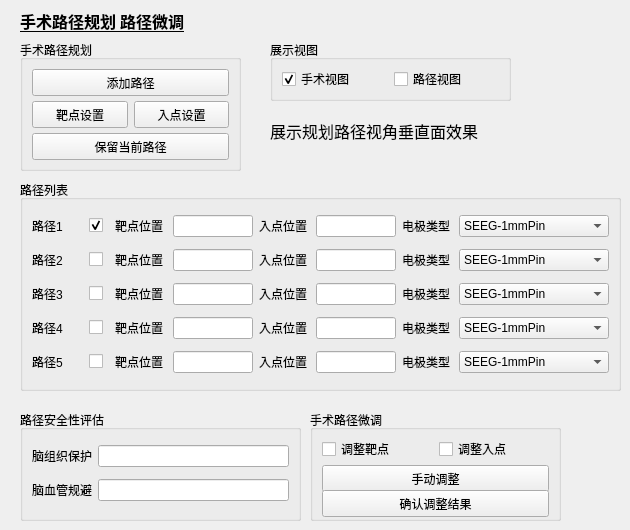
     <widget class="QWidget" name="tab_3">
      <attribute name="title">
       <string>手术规划</string>
      </attribute>
      <widget class="QGroupBox" name="groupBox_19">
       <property name="geometry">
        <rect>
         <x>20</x>
         <y>40</y>
         <width>221</width>
         <height>131</height>
        </rect>
       </property>
       <property name="title">
        <string>手术路径规划</string>
       </property>
       <layout class="QGridLayout" name="gridLayout_8">
        <item row="1" column="2">
         <widget class="QPushButton" name="pushButton_setCurrentEntry">
          <property name="minimumSize">
           <size>
            <width>0</width>
            <height>27</height>
           </size>
          </property>
          <property name="text">
           <string>入点设置</string>
          </property>
         </widget>
        </item>
        <item row="1" column="1">
         <widget class="QPushButton" name="pushButton_setCurrentTarget">
          <property name="minimumSize">
           <size>
            <width>0</width>
            <height>27</height>
           </size>
          </property>
          <property name="text">
           <string>靶点设置</string>
          </property>
         </widget>
        </item>
        <item row="2" column="1" colspan="2">
         <widget class="QPushButton" name="pushButton_saveCurrentPath">
          <property name="minimumSize">
           <size>
            <width>0</width>
            <height>27</height>
           </size>
          </property>
          <property name="text">
           <string>保留当前路径</string>
          </property>
         </widget>
        </item>
        <item row="0" column="1" colspan="2">
         <widget class="QPushButton" name="pushButton_insertPath">
          <property name="minimumSize">
           <size>
            <width>0</width>
            <height>27</height>
           </size>
          </property>
          <property name="text">
           <string>添加路径</string>
          </property>
         </widget>
        </item>
       </layout>
      </widget>
      <widget class="QGroupBox" name="groupBox_21">
       <property name="geometry">
        <rect>
         <x>20</x>
         <y>180</y>
         <width>601</width>
         <height>211</height>
        </rect>
       </property>
       <property name="title">
        <string>路径列表</string>
       </property>
       <layout class="QGridLayout" name="gridLayout_9">
        <item row="0" column="7">
         <widget class="QComboBox" name="comboBox_path01Device">
          <property name="minimumSize">
           <size>
            <width>150</width>
            <height>0</height>
           </size>
          </property>
          <item>
           <property name="text">
            <string>SEEG-1mmPin</string>
           </property>
          </item>
          <item>
           <property name="text">
            <string>SEEG-1.5mmPin</string>
           </property>
          </item>
          <item>
           <property name="text">
            <string>SEEG-0.8mmPin</string>
           </property>
          </item>
          <item>
           <property name="text">
            <string>SEEG-0.6mmPin</string>
           </property>
          </item>
         </widget>
        </item>
        <item row="4" column="3">
         <widget class="QLineEdit" name="lineEdit_path05TargetPos">
          <property name="maximumSize">
           <size>
            <width>80</width>
            <height>100</height>
           </size>
          </property>
         </widget>
        </item>
        <item row="3" column="0">
         <widget class="QLabel" name="label_23">
          <property name="text">
           <string>路径4</string>
          </property>
         </widget>
        </item>
        <item row="3" column="2">
         <widget class="QLabel" name="label_28">
          <property name="text">
           <string>靶点位置</string>
          </property>
         </widget>
        </item>
        <item row="1" column="6">
         <widget class="QLabel" name="label_36">
          <property name="text">
           <string>电极类型</string>
          </property>
         </widget>
        </item>
        <item row="3" column="7">
         <widget class="QComboBox" name="comboBox_path04Device">
          <property name="minimumSize">
           <size>
            <width>150</width>
            <height>0</height>
           </size>
          </property>
          <item>
           <property name="text">
            <string>SEEG-1mmPin</string>
           </property>
          </item>
          <item>
           <property name="text">
            <string>SEEG-1.5mmPin</string>
           </property>
          </item>
          <item>
           <property name="text">
            <string>SEEG-0.8mmPin</string>
           </property>
          </item>
          <item>
           <property name="text">
            <string>SEEG-0.6mmPin</string>
           </property>
          </item>
         </widget>
        </item>
        <item row="0" column="2">
         <widget class="QLabel" name="label_25">
          <property name="text">
           <string>靶点位置</string>
          </property>
         </widget>
        </item>
        <item row="1" column="0">
         <widget class="QLabel" name="label_21">
          <property name="text">
           <string>路径2</string>
          </property>
         </widget>
        </item>
        <item row="4" column="2">
         <widget class="QLabel" name="label_29">
          <property name="text">
           <string>靶点位置</string>
          </property>
         </widget>
        </item>
        <item row="3" column="6">
         <widget class="QLabel" name="label_38">
          <property name="text">
           <string>电极类型</string>
          </property>
         </widget>
        </item>
        <item row="1" column="7">
         <widget class="QComboBox" name="comboBox_path02Device">
          <property name="minimumSize">
           <size>
            <width>150</width>
            <height>0</height>
           </size>
          </property>
          <item>
           <property name="text">
            <string>SEEG-1mmPin</string>
           </property>
          </item>
          <item>
           <property name="text">
            <string>SEEG-1.5mmPin</string>
           </property>
          </item>
          <item>
           <property name="text">
            <string>SEEG-0.8mmPin</string>
           </property>
          </item>
          <item>
           <property name="text">
            <string>SEEG-0.6mmPin</string>
           </property>
          </item>
         </widget>
        </item>
        <item row="2" column="3">
         <widget class="QLineEdit" name="lineEdit_path03TargetPos">
          <property name="maximumSize">
           <size>
            <width>80</width>
            <height>100</height>
           </size>
          </property>
         </widget>
        </item>
        <item row="2" column="6">
         <widget class="QLabel" name="label_37">
          <property name="text">
           <string>电极类型</string>
          </property>
         </widget>
        </item>
        <item row="0" column="3">
         <widget class="QLineEdit" name="lineEdit_path01TargetPos">
          <property name="maximumSize">
           <size>
            <width>80</width>
            <height>100</height>
           </size>
          </property>
         </widget>
        </item>
        <item row="2" column="4">
         <widget class="QLabel" name="label_32">
          <property name="text">
           <string>入点位置</string>
          </property>
         </widget>
        </item>
        <item row="2" column="0">
         <widget class="QLabel" name="label_22">
          <property name="text">
           <string>路径3</string>
          </property>
         </widget>
        </item>
        <item row="0" column="5">
         <widget class="QLineEdit" name="lineEdit_path01EntryPos">
          <property name="maximumSize">
           <size>
            <width>80</width>
            <height>100</height>
           </size>
          </property>
         </widget>
        </item>
        <item row="2" column="2">
         <widget class="QLabel" name="label_27">
          <property name="text">
           <string>靶点位置</string>
          </property>
         </widget>
        </item>
        <item row="1" column="3">
         <widget class="QLineEdit" name="lineEdit_path02TargetPos">
          <property name="maximumSize">
           <size>
            <width>80</width>
            <height>100</height>
           </size>
          </property>
         </widget>
        </item>
        <item row="4" column="4">
         <widget class="QLabel" name="label_34">
          <property name="text">
           <string>入点位置</string>
          </property>
         </widget>
        </item>
        <item row="1" column="2">
         <widget class="QLabel" name="label_26">
          <property name="text">
           <string>靶点位置</string>
          </property>
         </widget>
        </item>
        <item row="3" column="4">
         <widget class="QLabel" name="label_33">
          <property name="text">
           <string>入点位置</string>
          </property>
         </widget>
        </item>
        <item row="4" column="0">
         <widget class="QLabel" name="label_24">
          <property name="text">
           <string>路径5</string>
          </property>
         </widget>
        </item>
        <item row="4" column="7">
         <widget class="QComboBox" name="comboBox_path05Device">
          <property name="minimumSize">
           <size>
            <width>150</width>
            <height>0</height>
           </size>
          </property>
          <item>
           <property name="text">
            <string>SEEG-1mmPin</string>
           </property>
          </item>
          <item>
           <property name="text">
            <string>SEEG-1.5mmPin</string>
           </property>
          </item>
          <item>
           <property name="text">
            <string>SEEG-0.8mmPin</string>
           </property>
          </item>
          <item>
           <property name="text">
            <string>SEEG-0.6mmPin</string>
           </property>
          </item>
         </widget>
        </item>
        <item row="1" column="4">
         <widget class="QLabel" name="label_31">
          <property name="text">
           <string>入点位置</string>
          </property>
         </widget>
        </item>
        <item row="3" column="5">
         <widget class="QLineEdit" name="lineEdit_path04EntryPos">
          <property name="maximumSize">
           <size>
            <width>80</width>
            <height>100</height>
           </size>
          </property>
         </widget>
        </item>
        <item row="4" column="6">
         <widget class="QLabel" name="label_39">
          <property name="text">
           <string>电极类型</string>
          </property>
         </widget>
        </item>
        <item row="0" column="4">
         <widget class="QLabel" name="label_30">
          <property name="text">
           <string>入点位置</string>
          </property>
         </widget>
        </item>
        <item row="1" column="5">
         <widget class="QLineEdit" name="lineEdit_path02EntryPos">
          <property name="maximumSize">
           <size>
            <width>80</width>
            <height>100</height>
           </size>
          </property>
         </widget>
        </item>
        <item row="3" column="3">
         <widget class="QLineEdit" name="lineEdit_path04TargetPos">
          <property name="maximumSize">
           <size>
            <width>80</width>
            <height>100</height>
           </size>
          </property>
         </widget>
        </item>
        <item row="2" column="7">
         <widget class="QComboBox" name="comboBox_path03Device">
          <property name="minimumSize">
           <size>
            <width>150</width>
            <height>0</height>
           </size>
          </property>
          <item>
           <property name="text">
            <string>SEEG-1mmPin</string>
           </property>
          </item>
          <item>
           <property name="text">
            <string>SEEG-1.5mmPin</string>
           </property>
          </item>
          <item>
           <property name="text">
            <string>SEEG-0.8mmPin</string>
           </property>
          </item>
          <item>
           <property name="text">
            <string>SEEG-0.6mmPin</string>
           </property>
          </item>
         </widget>
        </item>
        <item row="2" column="5">
         <widget class="QLineEdit" name="lineEdit_path03EntryPos">
          <property name="maximumSize">
           <size>
            <width>80</width>
            <height>100</height>
           </size>
          </property>
         </widget>
        </item>
        <item row="0" column="0">
         <widget class="QLabel" name="label_20">
          <property name="text">
           <string>路径1</string>
          </property>
         </widget>
        </item>
        <item row="4" column="5">
         <widget class="QLineEdit" name="lineEdit_path05EntryPos">
          <property name="maximumSize">
           <size>
            <width>80</width>
            <height>100</height>
           </size>
          </property>
         </widget>
        </item>
        <item row="0" column="6">
         <widget class="QLabel" name="label_35">
          <property name="text">
           <string>电极类型</string>
          </property>
         </widget>
        </item>
        <item row="0" column="1">
         <widget class="QCheckBox" name="checkBox_17">
          <property name="maximumSize">
           <size>
            <width>20</width>
            <height>16777215</height>
           </size>
          </property>
          <property name="text">
           <string/>
          </property>
          <property name="checked">
           <bool>true</bool>
          </property>
          <property name="autoExclusive">
           <bool>true</bool>
          </property>
         </widget>
        </item>
        <item row="1" column="1">
         <widget class="QCheckBox" name="checkBox_18">
          <property name="maximumSize">
           <size>
            <width>20</width>
            <height>16777215</height>
           </size>
          </property>
          <property name="text">
           <string/>
          </property>
          <property name="autoExclusive">
           <bool>true</bool>
          </property>
         </widget>
        </item>
        <item row="2" column="1">
         <widget class="QCheckBox" name="checkBox_19">
          <property name="maximumSize">
           <size>
            <width>20</width>
            <height>16777215</height>
           </size>
          </property>
          <property name="text">
           <string/>
          </property>
          <property name="autoExclusive">
           <bool>true</bool>
          </property>
         </widget>
        </item>
        <item row="3" column="1">
         <widget class="QCheckBox" name="checkBox_20">
          <property name="maximumSize">
           <size>
            <width>20</width>
            <height>16777215</height>
           </size>
          </property>
          <property name="text">
           <string/>
          </property>
          <property name="autoExclusive">
           <bool>true</bool>
          </property>
         </widget>
        </item>
        <item row="4" column="1">
         <widget class="QCheckBox" name="checkBox_21">
          <property name="maximumSize">
           <size>
            <width>20</width>
            <height>16777215</height>
           </size>
          </property>
          <property name="text">
           <string/>
          </property>
          <property name="autoExclusive">
           <bool>true</bool>
          </property>
         </widget>
        </item>
       </layout>
      </widget>
      <widget class="QGroupBox" name="groupBox_22">
       <property name="geometry">
        <rect>
         <x>270</x>
         <y>40</y>
         <width>241</width>
         <height>61</height>
        </rect>
       </property>
       <property name="title">
        <string>展示视图</string>
       </property>
       <layout class="QHBoxLayout" name="horizontalLayout_2">
        <item>
         <widget class="QCheckBox" name="checkBox_15">
          <property name="text">
           <string>手术视图</string>
          </property>
          <property name="checked">
           <bool>true</bool>
          </property>
          <property name="autoExclusive">
           <bool>true</bool>
          </property>
         </widget>
        </item>
        <item>
         <widget class="QCheckBox" name="checkBox_16">
          <property name="text">
           <string>路径视图</string>
          </property>
          <property name="autoExclusive">
           <bool>true</bool>
          </property>
         </widget>
        </item>
       </layout>
      </widget>
      <widget class="QLabel" name="label_40">
       <property name="geometry">
        <rect>
         <x>270</x>
         <y>120</y>
         <width>321</width>
         <height>21</height>
        </rect>
       </property>
       <property name="font">
        <font>
         <family>宋体</family>
         <pointsize>12</pointsize>
        </font>
       </property>
       <property name="text">
        <string>展示规划路径视角垂直面效果</string>
       </property>
      </widget>
      <widget class="QGroupBox" name="groupBox_23">
       <property name="geometry">
        <rect>
         <x>310</x>
         <y>410</y>
         <width>251</width>
         <height>111</height>
        </rect>
       </property>
       <property name="title">
        <string>手术路径微调</string>
       </property>
       <layout class="QGridLayout" name="gridLayout_10">
        <item row="0" column="0">
         <widget class="QCheckBox" name="checkBox_">
          <property name="text">
           <string>调整靶点</string>
          </property>
         </widget>
        </item>
        <item row="1" column="0" colspan="2">
         <widget class="QPushButton" name="pushButton_handleChange">
          <property name="minimumSize">
           <size>
            <width>0</width>
            <height>27</height>
           </size>
          </property>
          <property name="text">
           <string>手动调整</string>
          </property>
         </widget>
        </item>
        <item row="0" column="1">
         <widget class="QCheckBox" name="checkBox_23">
          <property name="text">
           <string>调整入点</string>
          </property>
         </widget>
        </item>
        <item row="2" column="0" colspan="2">
         <widget class="QPushButton" name="pushButton_saveChange">
          <property name="minimumSize">
           <size>
            <width>0</width>
            <height>27</height>
           </size>
          </property>
          <property name="text">
           <string>确认调整结果</string>
          </property>
         </widget>
        </item>
       </layout>
      </widget>
      <widget class="QLabel" name="label_41">
       <property name="geometry">
        <rect>
         <x>20</x>
         <y>0</y>
         <width>211</width>
         <height>41</height>
        </rect>
       </property>
       <property name="font">
        <font>
         <family>微软雅黑</family>
         <pointsize>12</pointsize>
         <weight>75</weight>
         <bold>true</bold>
         <underline>true</underline>
        </font>
       </property>
       <property name="text">
        <string>手术路径规划 路径微调</string>
       </property>
      </widget>
      <widget class="QGroupBox" name="groupBox_40">
       <property name="geometry">
        <rect>
         <x>20</x>
         <y>410</y>
         <width>281</width>
         <height>111</height>
        </rect>
       </property>
       <property name="title">
        <string>路径安全性评估</string>
       </property>
       <layout class="QGridLayout" name="gridLayout_19">
        <item row="0" column="0">
         <widget class="QLabel" name="label_55">
          <property name="text">
           <string>脑组织保护</string>
          </property>
         </widget>
        </item>
        <item row="0" column="1">
         <widget class="QLineEdit" name="lineEdit_distenceBrainProtect"/>
        </item>
        <item row="1" column="0">
         <widget class="QLabel" name="label_56">
          <property name="text">
           <string>脑血管规避</string>
          </property>
         </widget>
        </item>
        <item row="1" column="1">
         <widget class="QLineEdit" name="lineEdit_distenceVesselProtect"/>
        </item>
       </layout>
      </widget>
     </widget>
